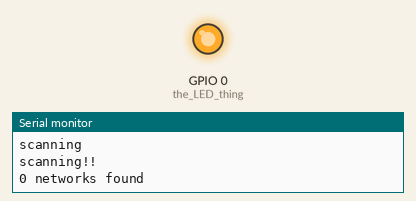
This sketch was run on a simulated ESP8266 (NodeMCU). Parts: output pins drawn as LEDs (lit = HIGH), the last lines printed to the serial monitor. A WiFi scan finds three made-up networks.

Above: at 1.1 s.
At 3.1 s:
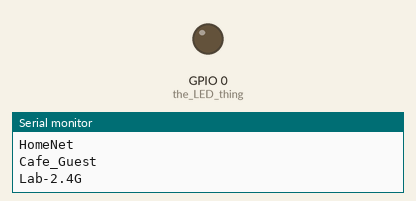
Timing chart, 0 to 5.3 s (numbered marks = the images above):
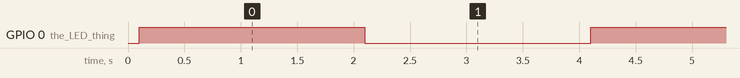

Measured:
- by itself, GPIO 0 (the_LED_thing): alternates HIGH for 2.0 s and LOW for 2.0 s

The sketch:

wifi-scan.ino
```cpp
#include <ESP8266WiFi.h>
bool async = true;
bool hide = true;
int n; // # of nedwerks
#define SCAN_PERIOD 5000 // how long it takes to scan
long lastScanMillis;

/* This is a sketch to scan for WiFi networks and print them out over the serial port.
   More mischief planned for later.

*/

void setup() {
  Serial.begin(115200);
  pinMode(0,OUTPUT); // the LED thing
  Serial.println();
  Serial.println("scanning");
  WiFi.mode(WIFI_STA); // we're a station
  WiFi.disconnect(); // but we're gonna roam freeeee
  delay(100);
}

void loop() {
  digitalWrite(0,HIGH); // turn little LED on
  Serial.println("scanning!!");
  Serial.print(n);
  Serial.println(" networks found");
  n = WiFi.scanNetworks();
  for (int i = 0; i < n; i++)
  {
    Serial.println(WiFi.SSID(i));
  }
  Serial.println();
  digitalWrite(0,LOW);
  delay(2000);
}
```
